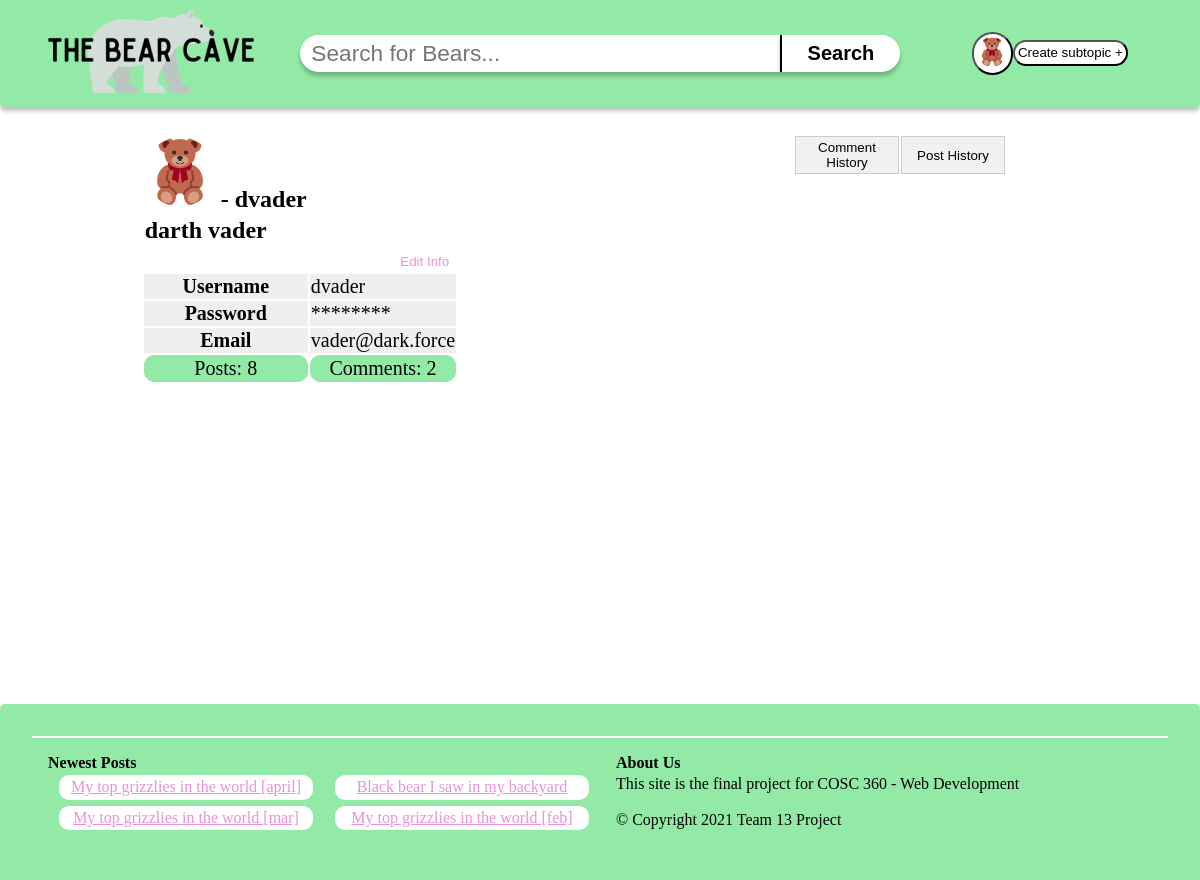
The app's page /html/profile.php (signed in) with its own data.
### tables this page shows
CREATE TABLE `users` (
    `username` varchar(255) NOT NULL,
    `firstName` varchar(255) NOT NULL,
    `lastName` varchar(255) NOT NULL,
    `email` varchar(255) NOT NULL,
    `password` varchar(255) NOT NULL,
    `image` varchar(100),
    `disabled` BOOLEAN DEFAULT false,
    UNIQUE (`email`),
    PRIMARY KEY (`username`)
);

CREATE TABLE `post` (
    `pid` INT NOT NULL AUTO_INCREMENT,
    `ptitle` varchar(100) NOT NULL,
    `username` varchar(255) NOT NULL,
    `image` varchar(100),
    `link` varchar(100),
    `content` varchar(1000),
    `date` DATETIME,
    `upvotes` INT,
    `downvotes` INT,
    `title` VARCHAR(255) NOT NULL,
    PRIMARY KEY(`pid`),
    FOREIGN KEY (`username`) REFERENCES `users`(`username`)
        ON UPDATE CASCADE ON DELETE CASCADE,
    FOREIGN KEY (`title`) REFERENCES `subtopic`(`title`)
        ON UPDATE CASCADE ON DELETE CASCADE
);

### html/profile/getUserHistory.php (the view, shortened to what this page needs)
<!DOCTYPE html>
<html>
</html>

### html/session.php (shortened to what this page needs)
<?php
include 'config.php';
if (isset($_SESSION['user']) && $_SESSION['user'] === "admin"){
    $statement = $pdo->prepare("SELECT image FROM users WHERE username = ?");
    $statement->execute([$_SESSION['user']]);
    $image= $statement->fetchColumn();
    echo "<div class=\"dropdown\"><button onclick=\"profile()\"><img class=\"PP\" src=\"../images/user/".$image."\" alt=\"".$_SESSION['user']."\" width=\"30px\" height=\"30px\" style=\"border-radius:15px\"></button>";
    echo "<div class=\"dropdown-content\"><a href=\"profile.php\">My Account</a><a href=\"findUser.php\">Find User</a><a href=\"logout.php\">Logout</a></div></div>";
}
else if (isset($_SESSION['user']) && $_SESSION['user'] !== "" ) {
    $statement = $pdo->prepare("SELECT image FROM users WHERE username = ?");
    $statement->execute([$_SESSION['user']]);
    $image= $statement->fetchColumn();
    echo "<div class=\"dropdown\"><button onclick=\"profile()\"><img class=\"PP\" src=\"../images/user/".$image."\" alt=\"".$_SESSION['user']."\" width=\"30px\" height=\"30px\" style=\"border-radius:15px\"></button>";
    echo "<div class=\"dropdown-content\"><a href=\"profile.php\">My Account</a><a href=\"logout.php\">Logout</a></div></div>";
}
else {
    echo "<button><a href=\"LoginPage.php\">Login</a></button>";
}
?>

### html/profile/getUserInfo.php
<?php
include 'config.php';
if(isset($_SESSION['user']) && $_SESSION['user'] !== "" ){
    $username = $_SESSION['user'];
    $sql = "SELECT * FROM users WHERE username='$username';";
    $result = $pdo->query($sql);
    while ($row = $result->fetch()) {
        echo "<table><thead><tr><td>";
        echo "<img src=\"../images/user/".$row['image']."\" alt=\"ProfilePic\" width=\"70px\" height=\"70px\" style=\"border-radius:35px\"> - ".$row['username'];
        echo "</td></tr>";
        echo "<tr><td>".$row['firstName']." ".$row['lastName']."</td></tr>";
        echo "</tr></thead>";
        $sql_numposts = "SELECT COUNT(pid) FROM post WHERE username='$username';";
        $result_numposts = $pdo->query($sql_numposts);
        if ($row_numposts = $result_numposts->fetch()){
            $num_posts = $row_numposts[0];
        }
        else{
            $num_posts = 0;
        }
        echo "<tfoot><tr>";
        echo "<td>Posts: ".$num_posts."</td>";
        $sql_numcomments = "SELECT COUNT(cid) FROM comments WHERE username='$username';";
        $result_numcomments = $pdo->query($sql_numcomments);
        if ($row_numcomments = $result_numcomments->fetch()){
            $num_comments = $row_numcomments[0];
        }
        else{
            $num_comments = 0;
        }
        echo "<td>Comments: ".$num_comments."</td>";
        echo "</tr></tfoot>";
        echo "<tbody>";
        echo "<tr><th colspan=\"3\" class=\"edit\">";
        echo "<button class=\"edit\" onclick=\"addChangeButtons()\">Edit Info</button>";
        echo "</th></tr>";
        echo "<tr id=\"username\"><td class=\"label\">Username</td>";
        echo "<td id=\"useredit\">".$row['username']."</td></tr>";
        echo "<tr id=\"password\"><td class=\"label\">Password</td>";
        echo "<td id=\"passedit\">********</td></tr>";
        echo "<tr id=\"email\"><td class=\"label\">Email</td>";
        echo "<td id=\"emailedit\">".$row['email']."</td></tr>";
        echo "</tbody>";
        echo "</table>";
    }
}
?>

### html/footer.php (shortened to what this page needs)
<link rel="stylesheet" href="../css/footer.css">
<footer>
<div class="footer-related">
      <h2>Newest Posts</h2>
      <?php include 'config.php';
            $sql = "SELECT pid, ptitle FROM post ORDER BY date DESC LIMIT 4";
            $results = $pdo->query($sql);
            echo "<div class=\"footer-entry\">";
            while($row = $results->fetch())
            {
                echo "<a href=\"posts.php?pid=".$row["pid"]."\">";
                echo "<div class=\"footer-item\">".$row["ptitle"];
                echo "</div>";
                echo "</a>";
            }
            echo "</div>";
            $results = null;?>
   </div>
   <div class="footer-section">
        <h2>About Us</h2>
        <div class="footer-section-item">
        <p>This site is the final project for COSC 360 - Web Development </p>
        <br>
        <p>&copy; Copyright 2021 Team 13 Project
        </div>
   </div>
</footer>

### css/profile.css (style rules this page uses)
thead { font-weight: bold; font-size:x-large; }
.label { font-weight: bold; text-align: center; }
.edit { text-align: right; color: #ea92d6; border: none; background-color: white; }
a:link { color: #ea92d6; }
tfoot td { background-color: #92EAA6; border: solid 1pt #92EAA6; border-radius: 10px; text-align: center; }
tbody { background-color: #EFEFEF; }

### css/navBar.css (style rules this page uses)
.account button { background-color: white; outline: none; border-radius: 25px; padding: 0.25em; margin: auto; }
.dropdown { position: relative; display: inline-block; vertical-align: middle; }

### css/footer.css (style rules this page uses)
footer { display: grid; margin-top: 20em; grid-template-columns: 50% 50%; height: auto; padding: 2em; background-color: #92EAA6; border-radius: 5px 5px 0 0; }
.footer-related { border-top: solid 2px white; padding-left: 1em; padding-top: 1em; }
.footer-section { border-top: solid 2px white; padding: 1em 0 1em 1em; }
.footer-entry { display: grid; grid-template-columns: 50% 50%; align-items: center; }
.footer-item { margin: 0.2em auto 0.2em auto; padding: 0.2em; width: 90%; text-align: center; font-size: 12pt; border-radius: 10px; background-color: white; }
.footer-section-item { margin: 0.2em auto 0.2em auto; }

### records on screen
users: image (picture), username "dvader", firstName "darth", lastName "vader", num_posts "8", num_comments "2", email "vader@dark.force"
post: ptitle "My top grizzlies in the world [april]"
post: ptitle "Black bear I saw in my backyard"
post: ptitle "My top grizzlies in the world [mar]"
post: ptitle "My top grizzlies in the world [feb]"
